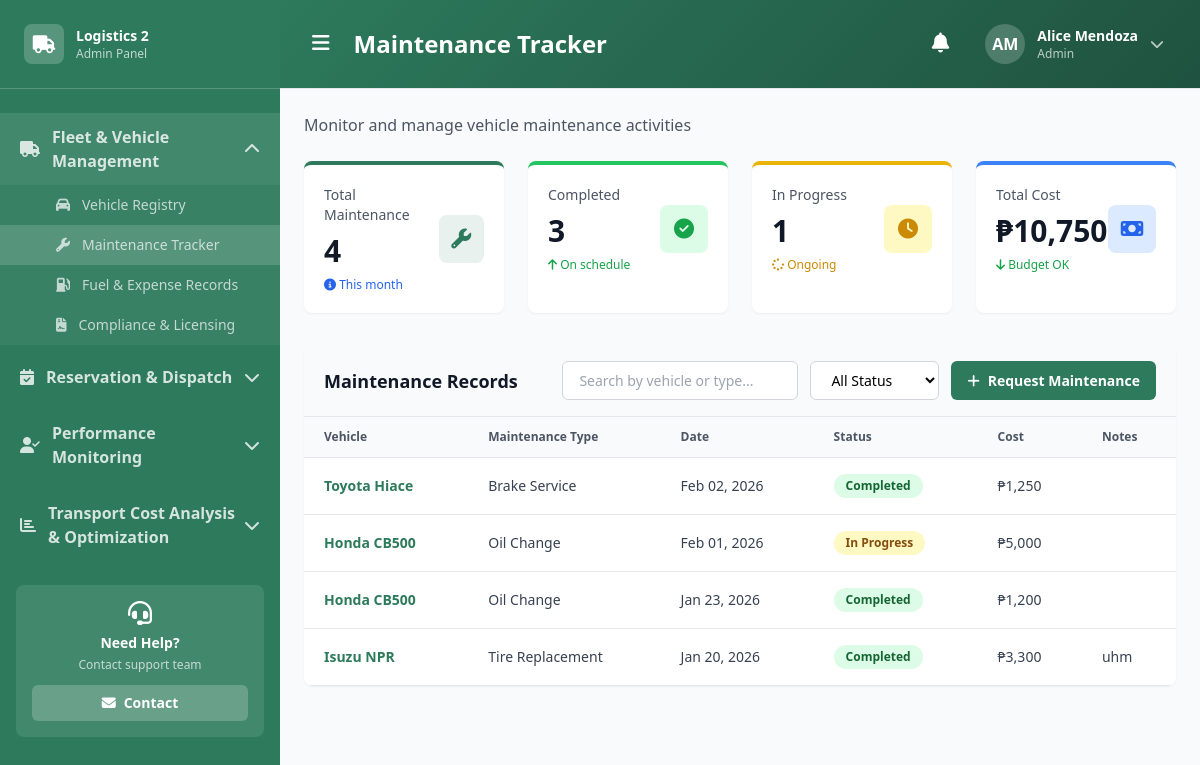
Page /ADMIN/module_1/maintenance-tracker.php (signed in) on the committed database.
### tables this page shows
CREATE TABLE `maintenance` (
  `id` int(11) NOT NULL,
  `vehicle_id` int(11) NOT NULL,
  `type` varchar(100) NOT NULL,
  `date` date NOT NULL,
  `cost` decimal(10,2) NOT NULL,
  `notes` text DEFAULT NULL,
  `status` enum('Pending','In Progress','Completed') DEFAULT 'Pending',
  `created_at` timestamp NOT NULL DEFAULT current_timestamp()
);

CREATE TABLE `vehicles` (
  `id` int(11) NOT NULL,
  `plate` varchar(20) NOT NULL,
  `vehicle` varchar(50) DEFAULT NULL,
  `model` varchar(50) DEFAULT NULL,
  `type` varchar(20) DEFAULT NULL,
  `year` int(11) DEFAULT NULL,
  `status` enum('Active','Inactive','Maintenance') DEFAULT 'Active',
  `availability` enum('Available','Assigned','Maintenance') DEFAULT 'Available',
  `lat` double DEFAULT NULL,
  `lng` double DEFAULT NULL,
  `last_maintenance` date DEFAULT NULL,
  `location` point DEFAULT NULL
);

### ADMIN/includes/functions.php (called while the page is built, shortened)
<?php
$conn = new mysqli('localhost', 'root', '', 'logistics2');
function getMaintenanceRecords() {
    global $conn;
    $sql = "SELECT m.id, v.vehicle, m.type, m.date, m.cost, m.status, m.notes
            FROM maintenance m
            JOIN vehicles v ON m.vehicle_id = v.id
            ORDER BY m.date DESC";
    $res = $conn->query($sql);
    return $res ? $res->fetch_all(MYSQLI_ASSOC) : [];
}
?>

### ADMIN/module_1/maintenance-tracker.php (the view, shortened to what this page needs)
<?php
include '../includes/functions.php';
$maintenance = getMaintenanceRecords();
?>
<!DOCTYPE html>
<html lang="en">
<head>
    <script src="https://cdn.tailwindcss.com"></script>
    <link rel="stylesheet" href="https://cdnjs.cloudflare.com/ajax/libs/font-awesome/6.4.0/css/all.min.css">
</head>
<body class="bg-gray-50 font-sans">
    <?php include '../includes/sidebar.php'; ?>
    <div class="ml-0 md:ml-[280px] min-h-screen">
        <?php include '../includes/header.php'; ?>
        <main class="p-6">
            <div class="mb-6">
                <p class="text-gray-600">Monitor and manage vehicle maintenance activities</p>
            </div>
            <div class="grid grid-cols-1 md:grid-cols-2 lg:grid-cols-4 gap-6 mb-8">
                <div class="bg-white rounded-lg p-5 shadow-sm border-t-4 border-primary-green">
                    <div class="flex items-center justify-between">
                        <div>
                            <div class="text-gray-600 text-sm font-medium">Total Maintenance</div>
                            <div class="text-3xl font-bold text-gray-900 my-2"><?php echo count($maintenance); ?></div>
                            <div class="text-xs font-medium text-blue-600">
                                <i class="fas fa-info-circle"></i> This month
                            </div>
                        </div>
                        <div class="w-12 h-12 bg-primary-green/10 rounded-lg flex items-center justify-center">
                            <i class="fas fa-wrench text-primary-green text-xl"></i>
                        </div>
                    </div>
                </div>
                <div class="bg-white rounded-lg p-5 shadow-sm border-t-4 border-green-500">
                    <div class="flex items-center justify-between">
                        <div>
                            <div class="text-gray-600 text-sm font-medium">Completed</div>
                            <div class="text-3xl font-bold text-gray-900 my-2"><?php echo count(array_filter($maintenance, fn($m) => $m['status'] === 'Completed')); ?></div>
                            <div class="text-xs font-medium text-green-600">
                                <i class="fas fa-arrow-up"></i> On schedule
                            </div>
                        </div>
                        <div class="w-12 h-12 bg-green-100 rounded-lg flex items-center justify-center">
                            <i class="fas fa-check-circle text-green-600 text-xl"></i>
                        </div>
                    </div>
                </div>
                <div class="bg-white rounded-lg p-5 shadow-sm border-t-4 border-yellow-500">
                    <div class="flex items-center justify-between">
                        <div>
                            <div class="text-gray-600 text-sm font-medium">In Progress</div>
                            <div class="text-3xl font-bold text-gray-900 my-2"><?php echo count(array_filter($maintenance, fn($m) => $m['status'] === 'In Progress')); ?></div>
                            <div class="text-xs font-medium text-yellow-600">
                                <i class="fas fa-spinner"></i> Ongoing
                            </div>
                        </div>
                        <div class="w-12 h-12 bg-yellow-100 rounded-lg flex items-center justify-center">
                            <i class="fas fa-clock text-yellow-600 text-xl"></i>
                        </div>
                    </div>
                </div>
                <div class="bg-white rounded-lg p-5 shadow-sm border-t-4 border-blue-500">
                    <div class="flex items-center justify-between">
                        <div>
                            <div class="text-gray-600 text-sm font-medium">Total Cost</div>
                            <div class="text-3xl font-bold text-gray-900 my-2">₱<?php echo number_format(array_sum(array_column($maintenance, 'cost'))); ?></div>
                            <div class="text-xs font-medium text-green-600">
                                <i class="fas fa-arrow-down"></i> Budget OK
                            </div>
                        </div>
                        <div class="w-12 h-12 bg-blue-100 rounded-lg flex items-center justify-center">
                            <i class="fas fa-money-bill text-blue-600 text-xl"></i>
                        </div>
                    </div>
                </div>
            </div>
            <div class="bg-white rounded-lg shadow-sm overflow-hidden">
                <div class="bg-gray-50 border-b border-gray-200 px-5 py-4">
                    <div class="flex flex-col md:flex-row md:items-center md:justify-between gap-4">
                        <h2 class="text-lg font-bold text-gray-900">Maintenance Records</h2>
                        <div class="flex flex-col sm:flex-row gap-3">
                            <div class="flex gap-3">
                                <input type="text" id="searchInput" placeholder="Search by vehicle or type..." onkeyup="filterTable()" class="px-4 py-2 border border-gray-300 rounded-md text-sm w-full sm:w-auto">
                                <select id="filterStatus" onchange="filterTable()" class="px-4 py-2 border border-gray-300 rounded-md text-sm bg-white">
                                    <option value="">All Status</option>
                                </select>
                            </div>
                            <button class="px-4 py-2 bg-primary-green text-white rounded-md text-sm font-semibold hover:bg-dark-green transition-all duration-300 inline-flex items-center justify-center gap-2 whitespace-nowrap" onclick="openScheduleModal()">
                                <i class="fas fa-plus"></i> Request Maintenance
                            </button>
                        </div>
                    </div>
                </div>
                <div class="overflow-x-auto">
                    <table class="w-full border-collapse" id="maintenanceTable">
                        <thead>
                            <tr class="bg-gray-50 border-b border-gray-200">
                                <th class="px-5 py-3 text-left text-xs font-semibold text-gray-600">Vehicle</th>
                                <th class="px-5 py-3 text-left text-xs font-semibold text-gray-600">Maintenance Type</th>
                                <th class="px-5 py-3 text-left text-xs font-semibold text-gray-600">Date</th>
                                <th class="px-5 py-3 text-left text-xs font-semibold text-gray-600">Status</th>
                                <th class="px-5 py-3 text-left text-xs font-semibold text-gray-600">Cost</th>
                                <th class="px-5 py-3 text-left text-xs font-semibold text-gray-600">Notes</th>
                            </tr>
                        </thead>
                        <tbody id="tableBody">
                            <?php foreach ($maintenance as $record): ?>
                            <tr class="border-b border-gray-200 hover:bg-gray-50 transition-colors">
                                <td class="px-5 py-4 text-sm font-semibold text-primary-green"><?php echo $record['vehicle']; ?></td>
                                <td class="px-5 py-4 text-sm text-gray-700"><?php echo $record['type']; ?></td>
                                <td class="px-5 py-4 text-sm text-gray-700"><?php echo date('M d, Y', strtotime($record['date'])); ?></td>
                                <td class="px-5 py-4 text-sm">
                                    <span class="inline-block px-3 py-1 rounded-full text-xs font-semibold <?php
                                        echo $record['status'] === 'Completed' ? 'bg-green-100 text-green-800' :
                                            ($record['status'] === 'In Progress' ? 'bg-yellow-100 text-yellow-800' : 'bg-blue-100 text-blue-800');
                                    ?>">
                                        <?php echo $record['status']; ?>
                                    </span>
                                </td>
                                <td class="px-5 py-4 text-sm text-gray-700 font-medium">₱<?php echo number_format($record['cost']); ?></td>
                                <td class="px-5 py-4 text-sm text-gray-700 font-medium">
                                    <?php echo htmlspecialchars($record['notes']); ?>
                                </td>
                            </tr>
                            <?php endforeach; ?>
                        </tbody>
                    </table>
                </div>
            </div>
        </main>
    </div>
</body>
</html>

### rows in the picture
maintenance: vehicle.vehicle "Toyota Hiace", type "Brake Service", date "Feb 02, 2026", status "Completed", cost "1,250"
maintenance: vehicle.vehicle "Honda CB500", type "Oil Change", date "Feb 01, 2026", status "In Progress", cost "5,000"
maintenance: vehicle.vehicle "Honda CB500", type "Oil Change", date "Jan 23, 2026", status "Completed", cost "1,200"
maintenance: vehicle.vehicle "Isuzu NPR", type "Tire Replacement", date "Jan 20, 2026", status "Completed", cost "3,300", notes "uhm"

### other values in the picture
$initials "AM"
$user['full_name'] "Alice Mendoza"
$user['role'] "Admin"
count($maintenance) "4"
array_sum(array_column($maintenance, 'cost')) "10,750"
